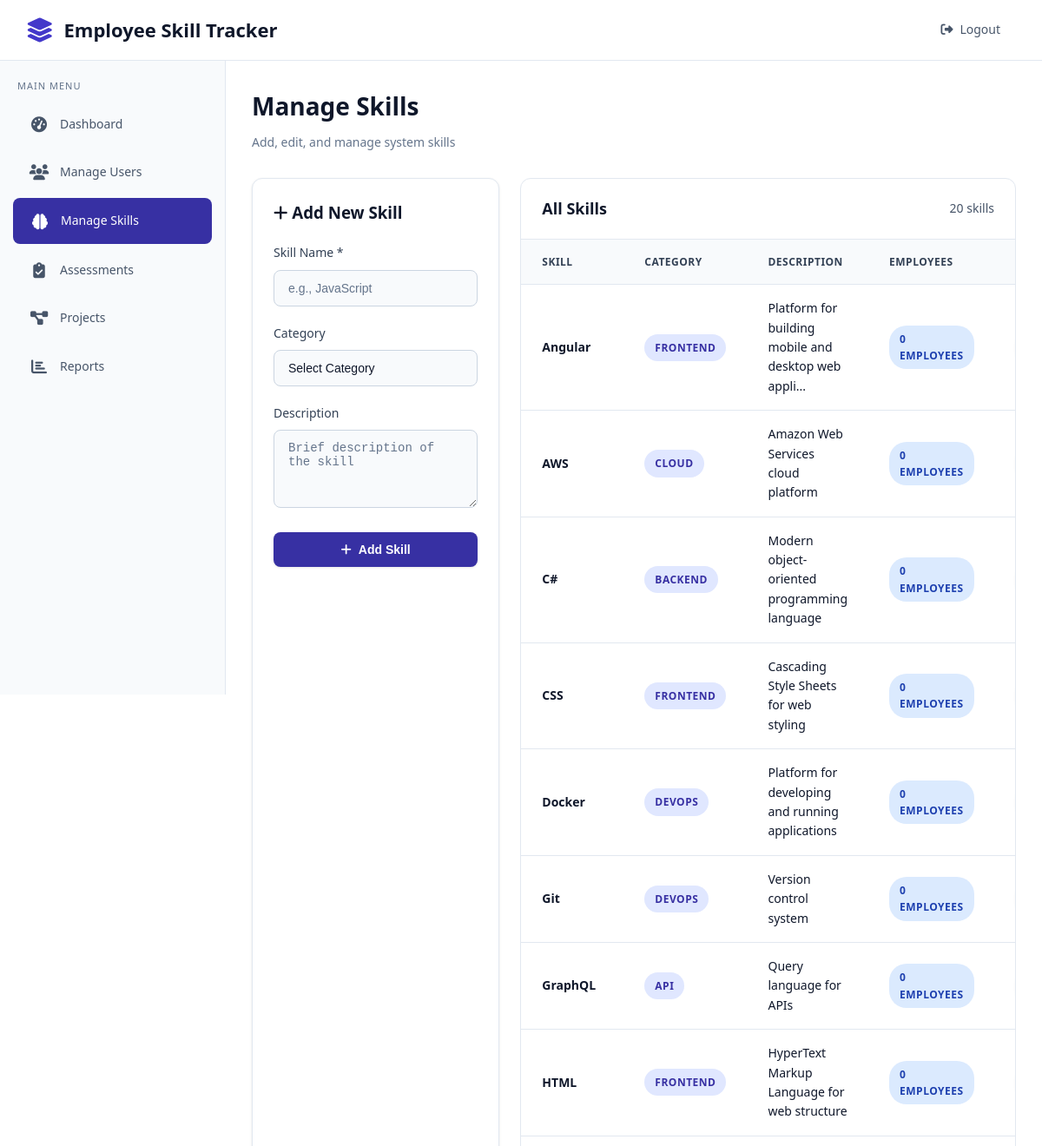
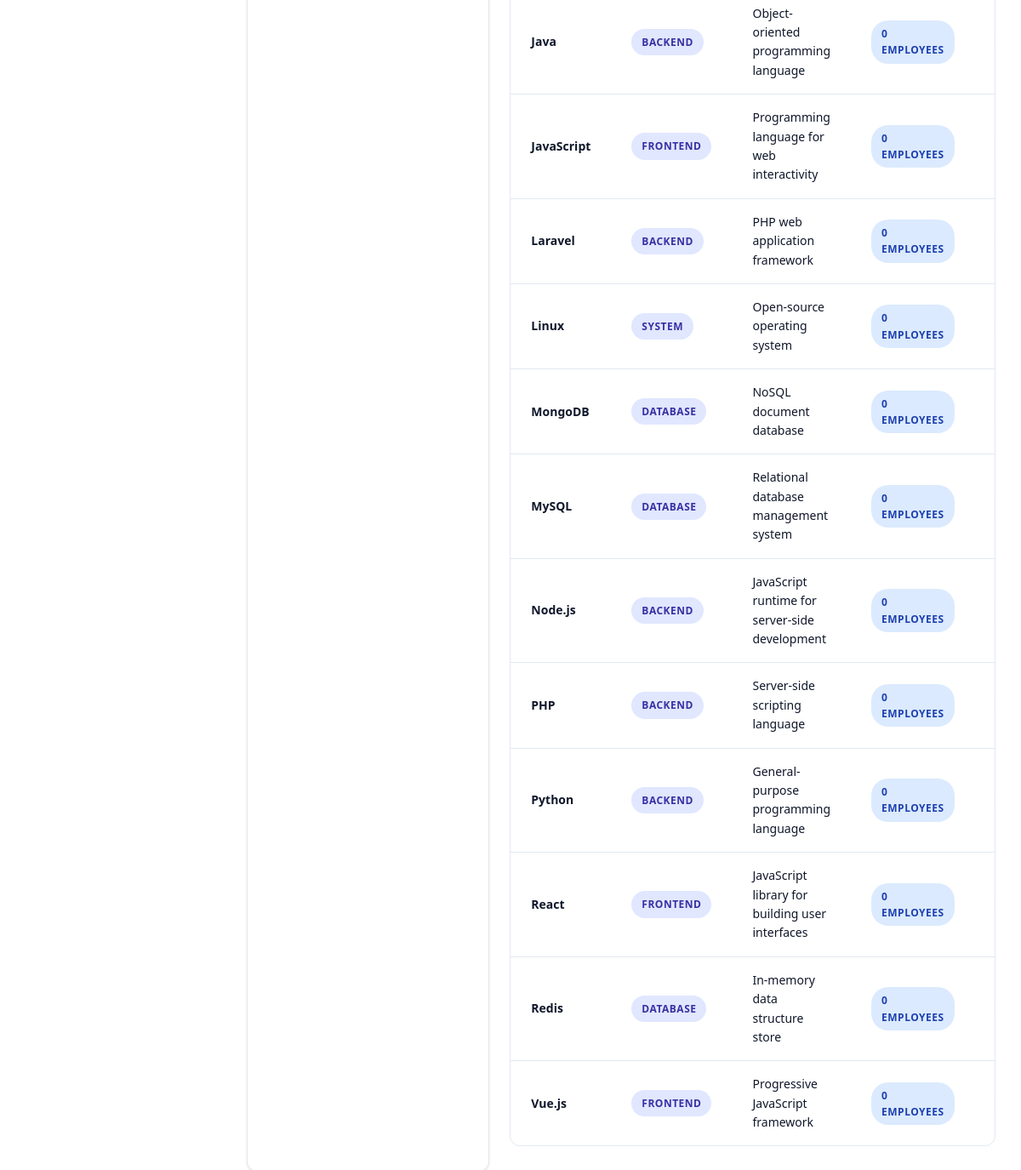
/admin/manage_skills.php (signed in), run on the app's committed database (2 pictures, top to bottom).
### tables this page shows
CREATE TABLE skills (
    id INT AUTO_INCREMENT PRIMARY KEY,
    skill_name VARCHAR(100) NOT NULL UNIQUE,
    category VARCHAR(50),
    description TEXT,
    created_at TIMESTAMP DEFAULT CURRENT_TIMESTAMP
);

### admin/manage_skills.php (the view, shortened to what this page needs)
<?php
require_once '../config/database.php';
$skills = $conn->query("SELECT s.*, COUNT(cs.id) as employee_count FROM skills s LEFT JOIN candidate_skills cs ON s.id = cs.skill_id GROUP BY s.id ORDER BY s.skill_name");
$edit_skill = null;
?>
<!DOCTYPE html>
<html lang="en">
<head>
    <link rel="stylesheet" href="../assets/css/styles.css">
    <link rel="stylesheet" href="https://cdnjs.cloudflare.com/ajax/libs/font-awesome/6.4.0/css/all.min.css">
</head>
<body>
    <nav class="navbar">
        <a href="../index.php" class="navbar-brand">
            <i class="fas fa-layer-group"></i>
            Employee Skill Tracker
        </a>
        <ul class="navbar-nav">
            <li><a href="../auth/logout.php" class="nav-link"><i class="fas fa-sign-out-alt"></i> Logout</a></li>
        </ul>
    </nav>
    <aside class="sidebar">
        <div class="sidebar-title">Main Menu</div>
        <ul class="sidebar-menu">
            <li class="sidebar-item">
                <a href="dashboard.php" class="sidebar-link">
                    <i class="fas fa-tachometer-alt"></i>
                    Dashboard
                </a>
            </li>
            <li class="sidebar-item">
                <a href="manage_users.php" class="sidebar-link">
                    <i class="fas fa-users"></i>
                    Manage Users
                </a>
            </li>
            <li class="sidebar-item">
                <a href="manage_skills.php" class="sidebar-link active">
                    <i class="fas fa-brain"></i>
                    Manage Skills
                </a>
            </li>
            <li class="sidebar-item">
                <a href="manage_assessments.php" class="sidebar-link">
                    <i class="fas fa-clipboard-check"></i>
                    Assessments
                </a>
            </li>
            <li class="sidebar-item">
                <a href="manage_projects.php" class="sidebar-link">
                    <i class="fas fa-project-diagram"></i>
                    Projects
                </a>
            </li>
            <li class="sidebar-item">
                <a href="reports.php" class="sidebar-link">
                    <i class="fas fa-chart-bar"></i>
                    Reports
                </a>
            </li>
        </ul>
    </aside>
    <main class="main-content">
        <div class="dashboard-header">
            <h1>Manage Skills</h1>
            <p>Add, edit, and manage system skills</p>
        </div>
        <div class="dashboard-grid" style="grid-template-columns: 1fr 2fr;">
            <div class="glass-card" style="padding: 24px;">
                <h3 style="margin-bottom: 20px;">
                    <i class="fas fa-<?php echo $edit_skill ? 'edit' : 'plus'; ?>"></i>
                    <?php echo $edit_skill ? 'Edit Skill' : 'Add New Skill'; ?>
                </h3>
                <form method="POST" action="">
                    <div class="form-group">
                        <label class="form-label">Skill Name *</label>
                        <input type="text" name="skill_name" class="glass-input" placeholder="e.g., JavaScript"
                               value="<?php echo $edit_skill ? htmlspecialchars($edit_skill['skill_name']) : ''; ?>" required>
                    </div>
                    <div class="form-group">
                        <label class="form-label">Category</label>
                        <select name="category" class="form-select">
                            <option value="">Select Category</option>
                        </select>
                    </div>
                    <div class="form-group">
                        <label class="form-label">Description</label>
                        <textarea name="description" class="glass-input" rows="4" placeholder="Brief description of the skill"><?php echo $edit_skill ? htmlspecialchars($edit_skill['description']) : ''; ?></textarea>
                    </div>
                    <div style="display: flex; gap: 10px;">
                        <button type="submit" name="<?php echo $edit_skill ? 'edit_skill' : 'add_skill'; ?>" class="btn btn-primary" style="flex: 1;">
                            <i class="fas fa-<?php echo $edit_skill ? 'save' : 'plus'; ?>"></i>
                            <?php echo $edit_skill ? 'Update Skill' : 'Add Skill'; ?>
                        </button>
                    </div>
                </form>
            </div>
            <div class="table-container">
                <div class="table-header">
                    <h3>All Skills</h3>
                    <span style="color: var(--text-muted); font-size: 14px;"><?php echo $skills->num_rows; ?> skills</span>
                </div>
                <table class="data-table">
                    <thead>
                        <tr>
                            <th>Skill</th>
                            <th>Category</th>
                            <th>Description</th>
                            <th>Employees</th>
                            <th>Actions</th>
                        </tr>
                    </thead>
                    <tbody>
                        <?php while ($skill = $skills->fetch_assoc()): ?>
                        <tr>
                            <td>
                                <strong><?php echo htmlspecialchars($skill['skill_name']); ?></strong>
                            </td>
                            <td>
                                <span class="badge badge-primary"><?php echo htmlspecialchars($skill['category'] ?: 'Uncategorized'); ?></span>
                            </td>
                            <td><?php echo htmlspecialchars(substr($skill['description'], 0, 50)) . (strlen($skill['description']) > 50 ? '...' : ''); ?></td>
                            <td>
                                <span class="badge badge-info"><?php echo $skill['employee_count']; ?> employees</span>
                            </td>
                            <td>
                            </td>
                        </tr>
                        <?php endwhile; ?>
                    </tbody>
                </table>
            </div>
        </div>
    </main>
</body>
</html>

### data on the page
skills: skill_name "Angular", category "FRONTEND", description "Platform for building mobile and desktop web appli", employee_count "0"
skills: skill_name "AWS", category "CLOUD", description "Amazon Web Services cloud platform", employee_count "0"
skills: skill_name "C#", category "BACKEND", description "Modern object-oriented programming language", employee_count "0"
skills: skill_name "CSS", category "FRONTEND", description "Cascading Style Sheets for web styling", employee_count "0"
skills: skill_name "Docker", category "DEVOPS", description "Platform for developing and running applications", employee_count "0"
skills: skill_name "Git", category "DEVOPS", description "Version control system", employee_count "0"
skills: skill_name "GraphQL", category "API", description "Query language for APIs", employee_count "0"
skills: skill_name "HTML", category "FRONTEND", description "HyperText Markup Language for web structure", employee_count "0"
skills: skill_name "Java", category "BACKEND", description "Object-oriented programming language", employee_count "0"
skills: skill_name "JavaScript", category "FRONTEND", description "Programming language for web interactivity", employee_count "0"
skills: skill_name "Laravel", category "BACKEND", description "PHP web application framework", employee_count "0"
skills: skill_name "Linux", category "SYSTEM", description "Open-source operating system", employee_count "0"
skills: skill_name "MongoDB", category "DATABASE", description "NoSQL document database", employee_count "0"
skills: skill_name "MySQL", category "DATABASE", description "Relational database management system", employee_count "0"
skills: skill_name "Node.js", category "BACKEND", description "JavaScript runtime for server-side development", employee_count "0"
skills: skill_name "PHP", category "BACKEND", description "Server-side scripting language", employee_count "0"
skills: skill_name "Python", category "BACKEND", description "General-purpose programming language", employee_count "0"
skills: skill_name "React", category "FRONTEND", description "JavaScript library for building user interfaces", employee_count "0"
skills: skill_name "Redis", category "DATABASE", description "In-memory data structure store", employee_count "0"
skills: skill_name "Vue.js", category "FRONTEND", description "Progressive JavaScript framework", employee_count "0"

### other printed values
$skills->num_rows "20"
